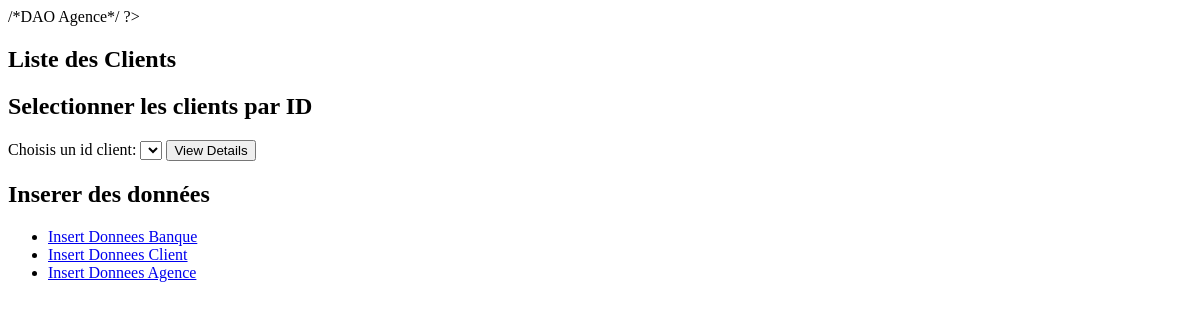
Before: / with the older database file.
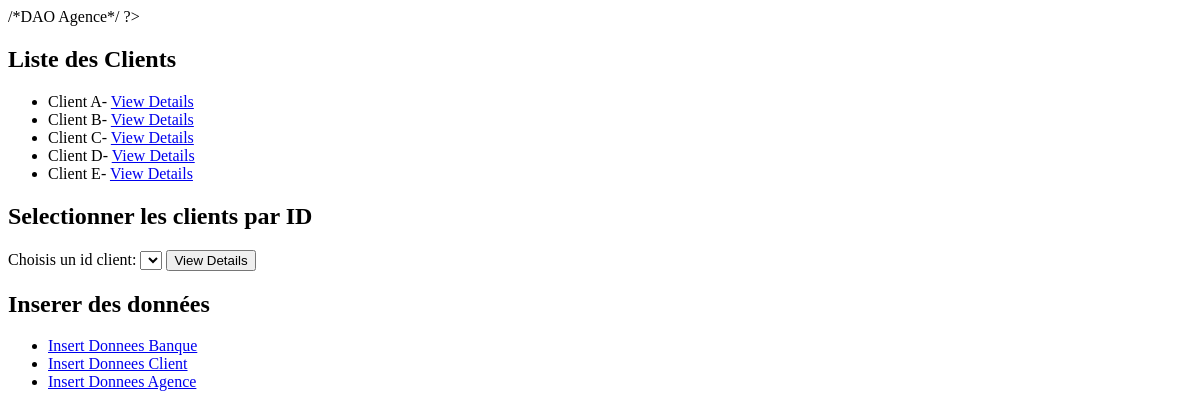
After: the same page with the newer database file.
### tables this page shows
CREATE TABLE `Client` (
  `Client_id` int(50) NOT NULL,
  `Compte_id` int(50) NOT NULL,
  `Nom_client` varchar(255),
  `Type_client` varchar(255),
  `Situation_familiale` varchar(255),
  `Adresse_client` varchar(255),
  `Code_postal` INT(5),
  `Ville` varchar(255),
  `Tel` varchar(255),
  PRIMARY KEY(`Client_id`)
);

### fichiers_DAO.php (called while the page is built, shortened)
<?php
require_once('configs/BDD.php');
class ClientDAO {
    private $conn;
    public function __construct() {
        $database = new BDD();
        $this->conn = $database->getConnection();
    }
    public function getAll() {
        $query = "SELECT * FROM Client";
        $stmt = $this->conn->prepare($query);
        $stmt->execute();
        $clients = array();
        while ($row = $stmt->fetch(PDO::FETCH_ASSOC)) {
            $clientDO = new ClientDO();
            $clientDO->Client_id = $row['Client_id'];
            $clientDO->Nom_client = $row['Nom_client'];
            $clientDO->Type_client = $row['Type_client'];
            $clientDO->Situation_familiale = $row['Situation_familiale'];
            $clientDO->Adresse_client = $row['Adresse_client'];
            $clientDO->Code_postal = $row['Code_postal'];
            $clientDO->Ville = $row['Ville'];
            $clientDO->Tel = $row['Tel'];
            $clients[] = $clientDO;
        }
        return $clients;
    }
}
?>

### configs/BDD.php (called while the page is built, shortened)
<?php
class BDD {
    private $host = "localhost";
    private $db_name = "Banque";
    private $username = "root";
    private $password = "";
    public function getConnection() {
        $this->conn = null;
        try {
            $this->conn = new PDO("mysql:host=" . $this->host . ";dbname=" . $this->db_name, $this->username, $this->password);
            $this->conn->exec("set names utf8");
        } catch (PDOException $exception) {
            echo "Connection error: " . $exception->getMessage();
        }
        return $this->conn;
    }
}
?>

### index.php (the view, shortened to what this page needs)
<?php
$clientDAO = new ClientDAO();
$clients = $clientDAO->getAll();
?>
<!DOCTYPE html>
<html lang="en">
<head>
</head>
<body>
    <h2>Liste des Clients</h2>
    <ul>
        <?php foreach ($clients as $client): ?>
            <li><?= "{$client->Nom_client}- <a href='views/view_client.php?id={$client->Client_id}'>View Details</a>" ?></li>
        <?php endforeach; ?>
    </ul>
    <h2>Selectionner les clients par ID</h2>
    <form action="views/view_client.php" method="get">
        <label for="clientId">Choisis un id client:</label>
        <select name="id" id="clientId">
        </select>
        <input type="submit" value="View Details">
    </form>
    <h2>Inserer des données</h2>
    <ul>
        <li><a href="views/insert_banque.php">Insert Donnees Banque </a></li>
        <li><a href="views/insert_client.php">Insert Donnees Client </a></li>
        <li><a href="views/insert_agence.php">Insert Donnees Agence </a></li>
    </ul>
</body>
</html>

Changed rows visible on the page:
added client: Nom_client "Client A"
added client: Nom_client "Client B"
added client: Nom_client "Client C"
added client: Nom_client "Client D"
added client: Nom_client "Client E"
